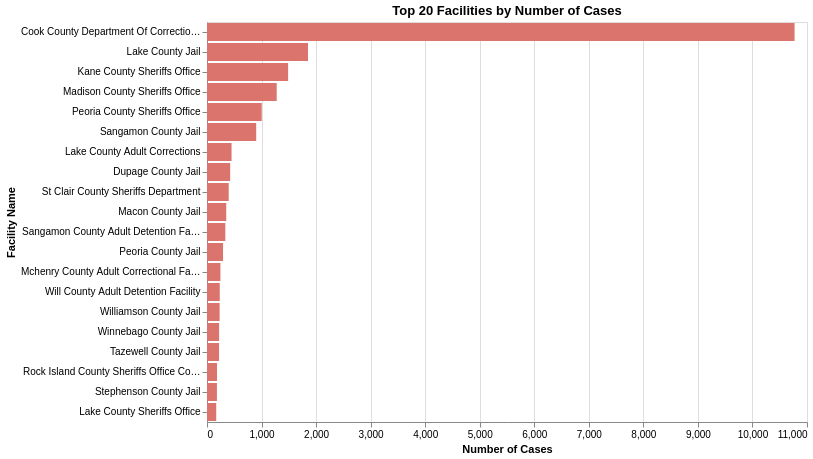

Notebook code for this chart:
### Code cell
# Most common by facility name
top_facilities = (
    df_cleaned
    .filter(pl.col('Cleaned Facility Name').is_not_null())  # Remove null facility names
    .group_by('Cleaned Facility Name')
    .len()
    .sort('len', descending=True)
    .head(20)
    .rename({'len': 'Case Count'})
)

# Create the Altair chart
facilities_chart = alt.Chart(top_facilities).mark_bar().encode(
    x=alt.X('Case Count:Q', title='Number of Cases'),
    y=alt.Y('Cleaned Facility Name:N', sort='-x', title='Facility Name'),
    color=alt.value("#da746d"), 
    tooltip=[
        'Cleaned Facility Name:N', 
        alt.Tooltip('Case Count:Q', format=',d')
    ]
).properties(
    width=600,
    height=400,
    title='Top 20 Facilities by Number of Cases'
)

facilities_chart

### Figure 1 — Vega specification as saved in the notebook (floating-point values rounded to 4 significant figures)
{"$schema": "https://vega.github.io/schema/vega/v5.json", "data": [{"name": "source_0"}, {"name": "data_0", "values": [{"Case Count": 10772, "Case Count_end": 10770.0, "Case Count_start": 0.0, "Cleaned Facility Name": "Cook County Department Of Corrections"}, {"Case Count": 1852, "Case Count_end": 1852.0, "Case Count_start": 0.0, "Cleaned Facility Name": "Lake County Jail"}, {"Case Count": 1487, "Case Count_end": 1487.0, "Case Count_start": 0.0, "Cleaned Facility Name": "Kane County Sheriffs Office"}, {"Case Count": 1278, "Case Count_end": 1278.0, "Case Count_start": 0.0, "Cleaned Facility Name": "Madison County Sheriffs Office"}, {"Case Count": 1003, "Case Count_end": 1003.0, "Case Count_start": 0.0, "Cleaned Facility Name": "Peoria County Sheriffs Office"}, {"Case Count": 902, "Case Count_end": 902.0, "Case Count_start": 0.0, "Cleaned Facility Name": "Sangamon County Jail"}, {"Case Count": 450, "Case Count_end": 450.0, "Case Count_start": 0.0, "Cleaned Facility Name": "Lake County Adult Corrections"}, {"Case Count": 425, "Case Count_end": 425.0, "Case Count_start": 0.0, "Cleaned Facility Name": "Dupage County Jail"}, {"Case Count": 398, "Case Count_end": 398.0, "Case Count_start": 0.0, "Cleaned Facility Name": "St Clair County Sheriffs Department"}, {"Case Count": 353, "Case Count_end": 353.0, "Case Count_start": 0.0, "Cleaned Facility Name": "Macon County Jail"}, {"Case Count": 336, "Case Count_end": 336.0, "Case Count_start": 0.0, "Cleaned Facility Name": "Sangamon County Adult Detention Facility"}, {"Case Count": 294, "Case Count_end": 294.0, "Case Count_start": 0.0, "Cleaned Facility Name": "Peoria County Jail"}, {"Case Count": 246, "Case Count_end": 246.0, "Case Count_start": 0.0, "Cleaned Facility Name": "Mchenry County Adult Correctional Facility"}, {"Case Count": 234, "Case Count_end": 234.0, "Case Count_start": 0.0, "Cleaned Facility Name": "Will County Adult Detention Facility"}, {"Case Count": 231, "Case Count_end": 231.0, "Case Count_start": 0.0, "Cleaned Facility Name": "Williamson County Jail"}, {"Case Count": 222, "Case Count_end": 222.0, "Case Count_start": 0.0, "Cleaned Facility Name": "Winnebago County Jail"}, {"Case Count": 221, "Case Count_end": 221.0, "Case Count_start": 0.0, "Cleaned Facility Name": "Tazewell County Jail"}, {"Case Count": 183, "Case Count_end": 183.0, "Case Count_start": 0.0, "Cleaned Facility Name": "Rock Island County Sheriffs Office County Jail"}, {"Case Count": 182, "Case Count_end": 182.0, "Case Count_start": 0.0, "Cleaned Facility Name": "Stephenson County Jail"}, {"Case Count": 169, "Case Count_end": 169.0, "Case Count_start": 0.0, "Cleaned Facility Name": "Lake County Sheriffs Office"}]}, {"name": "source_0_y_domain_Cleaned Facility Name", "values": [{"Cleaned Facility Name": "Cook County Department Of Corrections", "sort_field": 10772}, {"Cleaned Facility Name": "Lake County Jail", "sort_field": 1852}, {"Cleaned Facility Name": "Kane County Sheriffs Office", "sort_field": 1487}, {"Cleaned Facility Name": "Madison County Sheriffs Office", "sort_field": 1278}, {"Cleaned Facility Name": "Peoria County Sheriffs Office", "sort_field": 1003}, {"Cleaned Facility Name": "Sangamon County Jail", "sort_field": 902}, {"Cleaned Facility Name": "Lake County Adult Corrections", "sort_field": 450}, {"Cleaned Facility Name": "Dupage County Jail", "sort_field": 425}, {"Cleaned Facility Name": "St Clair County Sheriffs Department", "sort_field": 398}, {"Cleaned Facility Name": "Macon County Jail", "sort_field": 353}, {"Cleaned Facility Name": "Sangamon County Adult Detention Facility", "sort_field": 336}, {"Cleaned Facility Name": "Peoria County Jail", "sort_field": 294}, {"Cleaned Facility Name": "Mchenry County Adult Correctional Facility", "sort_field": 246}, {"Cleaned Facility Name": "Will County Adult Detention Facility", "sort_field": 234}, {"Cleaned Facility Name": "Williamson County Jail", "sort_field": 231}, {"Cleaned Facility Name": "Winnebago County Jail", "sort_field": 222}, {"Cleaned Facility Name": "Tazewell County Jail", "sort_field": 221}, {"Cleaned Facility Name": "Rock Island County Sheriffs Office County Jail", "sort_field": 183}, {"Cleaned Facility Name": "Stephenson County Jail", "sort_field": 182}, {"Cleaned Facility Name": "Lake County Sheriffs Office", "sort_field": 169}]}], "marks": [{"type": "rect", "name": "marks", "from": {"data": "data_0"}, "encode": {"update": {"fill": {"value": "#da746d"}, "height": {"signal": "max(0.25, bandwidth('y'))"}, "x2": {"field": "Case Count_start", "scale": "x"}, "y": {"field": "Cleaned Facility Name", "scale": "y"}, "x": {"field": "Case Count_end", "scale": "x"}, "tooltip": {"signal": "{\"Cleaned Facility Name\": isValid(datum[\"Cleaned Facility Name\"]) ? datum[\"Cleaned Facility Name\"] : \"\"+datum[\"Cleaned Facility Name\"], \"Case Count\": format(datum[\"Case Count\"], \",d\")}"}}}, "style": ["bar"]}], "scales": [{"name": "x", "type": "linear", "domain": {"data": "data_0", "fields": ["Case Count_start", "Case Count_end"]}, "range": [0, {"signal": "width"}], "zero": true, "nice": true}, {"name": "y", "type": "band", "domain": {"data": "source_0_y_domain_Cleaned Facility Name", "field": "Cleaned Facility Name", "sort": {"op": "max", "field": "sort_field", "order": "descending"}}, "range": [0, {"signal": "height"}], "paddingInner": 0.1, "paddingOuter": 0.05}], "axes": [{"scale": "x", "tickCount": {"signal": "ceil(width/40)"}, "gridScale": "y", "labels": false, "grid": true, "zindex": 0, "maxExtent": 0, "minExtent": 0, "orient": "bottom", "ticks": false, "domain": false, "aria": false}, {"scale": "x", "grid": false, "orient": "bottom", "labelOverlap": true, "labelFlush": true, "tickCount": {"signal": "ceil(width/40)"}, "zindex": 0, "title": "Number of Cases"}, {"scale": "y", "zindex": 0, "orient": "left", "grid": false, "title": "Facility Name"}], "title": {"text": "Top 20 Facilities by Number of Cases", "frame": "group"}, "padding": 5, "width": 600, "height": 400, "background": "white", "style": "cell"}
